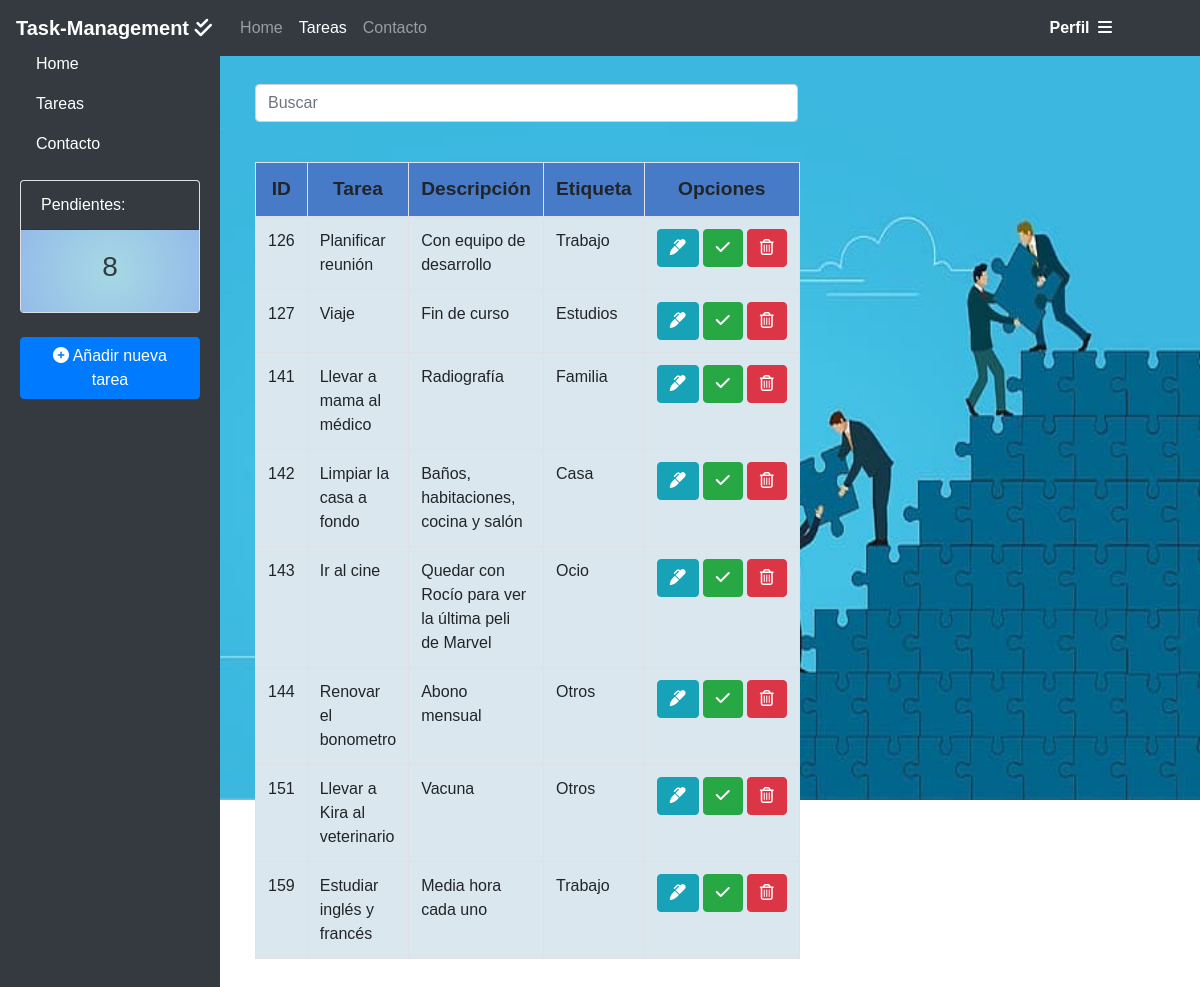
Page /tareas.php on the committed database.
### tables this page shows
CREATE TABLE `tareas` (
  `id_tarea` int(11) NOT NULL,
  `title` varchar(100) NOT NULL,
  `description` text NOT NULL,
  `etiqueta` varchar(20) DEFAULT NULL,
  `id_usuario` int(11) DEFAULT NULL
);

### tareas.php (the view, shortened to what this page needs)
<?php include("./database/db.php") ?>
<!DOCTYPE html>
<html lang="es">
<head>
    <link rel="stylesheet" href="https://stackpath.bootstrapcdn.com/bootstrap/4.2.1/css/bootstrap.min.css">
    <link rel="stylesheet" href="https://cdnjs.cloudflare.com/ajax/libs/font-awesome/6.4.0/css/all.min.css">
    <link rel="stylesheet" href="./style-home.css">
</head>
<body>
    <nav class="navbar navbar-expand-lg navbar-dark bg-dark fixed-top">
        <a href="./home.php" class="navbar-brand font-weight-bold">
            Task-Management <i class="fas fa-check-double"></i>
        </a>
        <div class="collapse navbar-collapse fix" id="navbarSupportedContent">
            <ul class="navbar-nav mr-auto" id="searchResults">
                <li class="nav-item ml-1">
                    <a class="nav-link" href="./home.php">Home <span class="sr-only">(current)</span></a>
                </li>
                <li class="nav-item active">
                    <a class="nav-link" href="./tareas.php">Tareas</a>
                </li>
                <li class="nav-item">
                    <a class="nav-link" href="./contact.php">Contacto</a>
                </li>
            </ul>
        </div>
        <div class="dropdown mr-2">
            <a class="nav-link dropdown-toggle mr-5" href="#" role="button" id="profileDropdown" data-toggle="dropdown" aria-haspopup="true" aria-expanded="false">
                <strong>Perfil</strong>
                <i class="fa-solid fa-bars ml-1" style="color: #ffffff;"></i>
            </a>
        </div>
    </nav>
    <div class="container-fluid">
        <div class="row">
            <div class="col-3 col-sidebar mt-4">
                <ul class="nav flex-column">
                    <li class="nav-item">
                        <a class="nav-link" href="./home.php">Home</a>
                    </li>
                    <li class="nav-item">
                        <a class="nav-link active" href="./tareas.php">Tareas</a>
                    </li>
                    <li class="nav-item">
                        <a class="nav-link" href="./contact.php">Contacto</a>
                    </li>
                </ul>
                <div class="card mt-3">
                    <div class="card-header bg-dark text-white">
                        Pendientes:
                    </div>
                    <div class="card-body">
                        <?php
                        $query = "SELECT * FROM tareas";
                        $resultado = mysqli_query($conn, $query);
                        ?>
                        <h3 class="text-center text-dark"><?php echo $resultado->num_rows; ?></h3>
                    </div>
                </div>
                <?php include('./modals/nueva-tarea.php') ?>
                <?php include('./save.php') ?>
            </div>
            <div class="col-9 col-content mt-5">
                <div class="col-md-8">
                    <div class="form-floating my-3">
                        <input type="text" class="form-control" id="search" placeholder="Buscar">
                    </div>
                    <table class="table table-bordered w-100" id="table-search">
                        <thead>
                            <tr>
                                <th>ID</th>
                                <th>Tarea</th>
                                <th>Descripción</th>
                                <th>Etiqueta</th>
                                <th>Opciones</th>
                            </tr>
                        </thead>
                        <tbody>
                            <?php
                            $query = "SELECT * FROM tareas";
                            $result_tasks = mysqli_query($conn, $query);
                            while ($row = mysqli_fetch_array($result_tasks)) { ?>
                                <div>
                                    <tr class="table-row">
                                    <tr class="table-row" id="task-<?php echo $row['id_tarea']; ?>">
                                        <td class="file"><?php echo $row['id_tarea']; ?></td>
                                        <td class="file"><?php echo $row['title']; ?></td>
                                        <td class="file"><?php echo $row['description']; ?></td>
                                        <td class="file"><?php echo $row['etiqueta']; ?></td>
                                        <td class="file">
                                            <div class="d-flex justify-content-center align-center">
                                                <?php include('./modals/editar-tarea.php') ?>
                                                <?php include('./modals/tarea-completada.php') ?>
                                                <?php include('./modals/eliminar-tarea.php') ?>
                                            </div>
                                        </td>
                                    </tr>
                                </div>
                            <?php } ?>
                        </tbody>
                    </table>
                </div>
            </div>
        </div>
    </div>
</body>
</html>

### modals/nueva-tarea.php (shortened to what this page needs)
<button id="añadirTarea" class="btn btn-primary mt-4" data-toggle="modal" data-target="#addTaskModal"><i class="fa-solid fa-circle-plus"></i> Añadir nueva tarea</button>

### modals/editar-tarea.php (shortened to what this page needs)
<button type="button" class="btn btn-info mr-1" data-toggle="modal" data-target="#editModal<?php echo $row['id_tarea']; ?>">
    <i class="fa fa-marker"></i>
</button>

### modals/tarea-completada.php (shortened to what this page needs)
<button type="button" class="btn btn-success mr-1 marcar-completado" data-toggle="modal" data-target="#completadoModal<?php echo $row['id_tarea']; ?>">
    <i class="fas fa-check"></i>
</button>

### modals/eliminar-tarea.php (shortened to what this page needs)
<button type="button" class="btn btn-danger" data-toggle="modal" data-target="#deleteModal<?php echo $row['id_tarea']; ?>">
    <i class="far fa-trash-alt"></i>
</button>

### style-home.css (style rules this page uses)
body { background-image: url(./assets/img/blue.png); background-size: 100% 100%; background-repeat: no-repeat; background-position: center bottom; height: 100vh; margin: 0; font-family: 'Numans', sans-serif; }
.col-sidebar { background-color: #343a40; color: #fff; padding: 20px; width: 220px; position: absolute; left: 0; height: 97%; }
.col-content { margin-left: 220px; padding: 20px; }
.nav-link { color: #fff; }
.dropdown-toggle::after { display: none; }
.card-header { background-color: #343a40; }
.card-body { background: rgb(166,217,228); background: radial-gradient(circle, rgba(166,217,228,1) 0%, rgba(148,187,233,1) 100%); }
thead { background-color: rgb(72, 123, 199); font-size:larger; }
.file { background-color: rgb(219, 231, 238); }
th { text-align: center; }

### rows in the picture
tareas: id_tarea "126", title "Planificar reunión", description "Con equipo de desarrollo", etiqueta "Trabajo"
tareas: id_tarea "127", title "Viaje", description "Fin de curso", etiqueta "Estudios"
tareas: id_tarea "141", title "Llevar a mama al médico", description "Radiografía", etiqueta "Familia"
tareas: id_tarea "142", title "Limpiar la casa a fondo", description "Baños, habitaciones, cocina y salón", etiqueta "Casa"
tareas: id_tarea "143", title "Ir al cine", description "Quedar con Rocío para ver la última peli de Marvel", etiqueta "Ocio"
tareas: id_tarea "144", title "Renovar el bonometro", description "Abono mensual", etiqueta "Otros"
tareas: id_tarea "151", title "Llevar a Kira al veterinario", description "Vacuna", etiqueta "Otros"
tareas: id_tarea "159", title "Estudiar inglés y francés", description "Media hora cada uno", etiqueta "Trabajo"

### other values in the picture
$resultado->num_rows "8"
